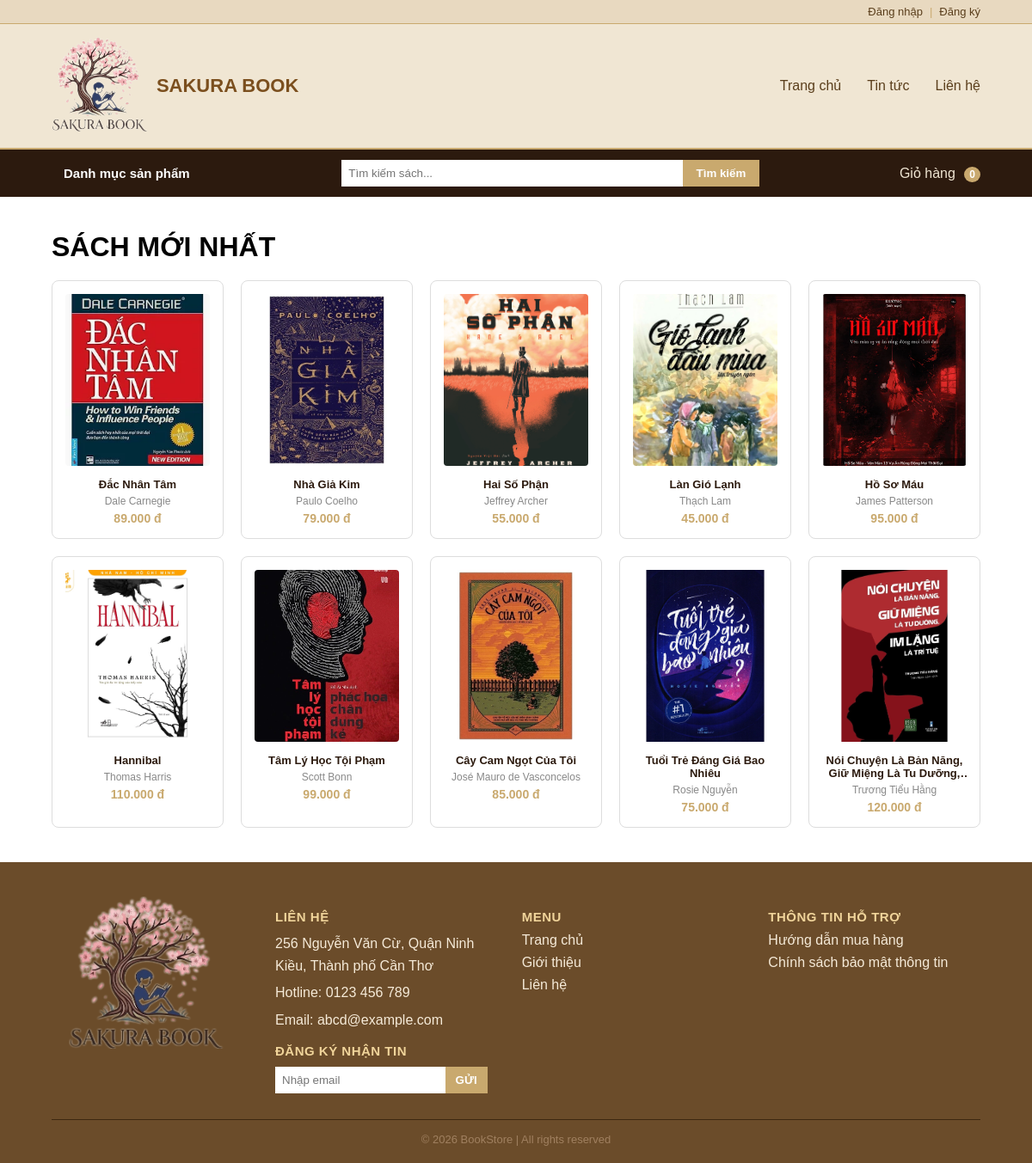
The page / on the database its author committed.
### tables this page shows
CREATE TABLE Books (
  BookID INT AUTO_INCREMENT PRIMARY KEY,
  Title VARCHAR(200),
  Author VARCHAR(100),
  Price DECIMAL(18,0),
  Stock INT DEFAULT 0,
  ImageURL VARCHAR(255) DEFAULT 'assets/images/default-book.jpg',
  Description VARCHAR(500),
  TheLoai VARCHAR(50)
);

### index.php (the view, shortened to what this page needs)
<?php
require_once 'Config.php';
?>
<!DOCTYPE html>
<html>
<head>
    <link rel="stylesheet" href="assets/css/style.css">
</head>
<body>
<?php include 'components/navbar.php'; ?>
<main class="main-content">
    <?php
    $theLoaiMap = [
        'tieu-thuyet'     => 'Tiểu Thuyết',
        'truyen-ngan'     => 'Truyện Ngắn',
        'co-dien'         => 'Văn Học Cổ Điển',
        'kinh-di'         => 'Kinh Dị',
        'tam-ly-toi-pham' => 'Tâm Lý Học Tội Phạm',
        'ky-nang-song'    => 'Kỹ Năng Sống',
        'but-bi'          => 'Bút Bi',
        'but-chi'         => 'Bút Chì',
        'but-da-quang'    => 'Bút Dạ Quang',
        'vo-o-ly'         => 'Vở Ô Li',
        'so-tay'          => 'Sổ Tay',
        'giay-note'       => 'Giấy Note',
    ];
    $theLoai    = $_GET['theloai'] ?? '';
    $tenHienThi = $theLoaiMap[$theLoai] ?? '';
    echo $tenHienThi
        ? "<h1>" . htmlspecialchars(strtoupper($tenHienThi)) . "</h1>"
        : "<h1>SÁCH MỚI NHẤT</h1>";
    ?>
    <div class="book-grid">
        <?php
        try {
            if (!empty($theLoai)) {
                $stmt = $conn->prepare("SELECT * FROM Books WHERE TheLoai = ?");
                $stmt->execute([$theLoai]);
            } else {
                $stmt = $conn->query("SELECT * FROM Books");
            }
            while ($row = $stmt->fetch(PDO::FETCH_ASSOC)) {
                $imgSrc = 'assets/images/' . ($row['ImageURL'] ?? 'book-default.jpg');
                echo "
                <div class='book-card'>
                    <img src='{$imgSrc}'
                         alt='" . htmlspecialchars($row['Title']) . "'
                         onerror=\"this.src='assets/images/book-default.jpg'\">
                    <h3>" . htmlspecialchars($row['Title']) . "</h3>
                    <p class='author'>" . htmlspecialchars($row['Author']) . "</p>
                    <p class='price'>" . number_format($row['Price'], 0, ',', '.') . " đ</p>
                    <a href='chitietsach.php?id={$row['BookID']}' class='book-overlay'>
                         Xem chi tiết sách
                    </a>
                </div>";
            }
        } catch (Exception $e) {
            echo "<p>Đang cập nhật dữ liệu sách...</p>";
        }
        ?>
    </div>
</main>
</body>
</html>

### components/navbar.php (shortened to what this page needs)
<nav class="navbar">
    <div class="topbar">
        <div class="topbar-right">
            <?php if (isset($_SESSION['user_name'])): ?>
                <span>Chào, <strong><?php echo htmlspecialchars($_SESSION['user_name']); ?></strong></span>
                <span>|</span>
                <a href="Logout.php">Đăng xuất</a>
            <?php else: ?>
                <a href="Dangnhap.php">Đăng nhập</a>
                <span>|</span>
                <a href="Dangky.php">Đăng ký</a>
            <?php endif; ?>
        </div>
    </div>
    <div class="nav-top">
        <div class="logo">
            <a href="index.php">
                <img src="./assets/images/logo.png" alt="logo">
            </a>
            <span>SAKURA BOOK</span>
        </div>
        <ul class="menu">
            <li><a href="index.php">Trang chủ</a></li>
            <li><a href="#">Tin tức</a></li>
            <li><a href="#">Liên hệ</a></li>
        </ul>
    </div>
    <div class="nav-bottom">
        <div class="category-wrapper">
            <div class="category" id="categoryBtn"> Danh mục sản phẩm</div>
        </div>
        <div class="search-box">
            <input type="text" placeholder="Tìm kiếm sách...">
            <button>Tìm kiếm</button>
        </div>
        <div class="cart"> Giỏ hàng <span class="cart-count">0</span></div>
    </div>
</nav>

### assets/css/style.css (style rules this page uses)
* { margin: 0; padding: 0; box-sizing: border-box; }
html, body { height: 100%; font-family: Arial, sans-serif; }
body { display: flex; flex-direction: column; }
.main-content { flex: 1; padding: 40px 60px; }
.footer { width: 100%; background: #6b4c2a; color: #f5ead8; padding: 40px 60px 20px; }
.footer-container { display: flex; justify-content: space-between; gap: 40px; flex-wrap: wrap; align-items: flex-start; }
.footer-section, .footer-col { flex: 1; min-width: 220px; }
.footer-logo { width: 180px; display: block; margin: 0 auto; }
.footer h4 { color: #f0d49a; margin: 15px 0 10px; font-size: 15px; letter-spacing: 0.5px; }
.footer p { margin: 6px 0; line-height: 1.6; color: #f5ead8; }
.footer ul { list-style: none; }
.footer ul li { margin-bottom: 8px; }
.footer ul li a { text-decoration: none; color: #f5ead8; transition: 0.3s; }
.footer-col:first-child { flex: 0 0 180px; }
.newsletter { margin-top: 10px; display: flex; }
.newsletter input { flex: 1; padding: 8px; border: none; outline: none; }
.newsletter button { background: #c9a96e; border: none; padding: 8px 12px; color: white; font-weight: 600; cursor: pointer; transition: 0.3s; }
.footer-bottom { text-align: center; border-top: 1px solid #3d2810; margin-top: 30px; padding-top: 15px; font-size: 13px; color: #a08060; }
.navbar { width: 100%; }
.topbar { width: 100%; background: #e8d9c0; padding: 6px 60px; font-size: 13px; border-bottom: 1px solid #c9a96e; }
.topbar-right { display: flex; justify-content: flex-end; gap: 8px; }
.topbar-right a { text-decoration: none; color: #5a3e1b; font-weight: 500; }
.topbar-right span { color: #c9a96e; }
.nav-top { display: flex; justify-content: space-between; align-items: center; padding: 15px 60px; background: #f0e6d3; border-bottom: 2px solid #c9a96e; }
.logo { display: flex; align-items: center; gap: 10px; }
.logo img { height: 110px; }
.logo span { font-size: 22px; font-weight: bold; color: #7b4f1e; }
.menu { display: flex; list-style: none; gap: 30px; }
.menu a { text-decoration: none; color: #5a3e1b; font-weight: 500; transition: color 0.2s; }
.nav-bottom { display: flex; justify-content: space-between; align-items: center; padding: 12px 60px; background: #2c1a0e; }
.category { color: #f0e6d3; font-weight: 600; cursor: pointer; transition: color 0.2s; }
.search-box { display: flex; width: 45%; }
.search-box input { flex: 1; padding: 8px; border: none; outline: none; }
.search-box button { padding: 8px 16px; border: none; background: #c9a96e; color: white; font-weight: 600; cursor: pointer; transition: 0.3s; }
.cart { color: #f0e6d3; font-weight: 500; position: relative; }
.cart-count { background: #c9a96e; color: white; font-size: 12px; padding: 2px 6px; border-radius: 50%; margin-left: 6px; font-weight: 700; }

### index.php (style rules this page uses)
.book-grid { display: grid; grid-template-columns: repeat(auto-fill, minmax(200px, 1fr)); gap: 20px; margin-top: 20px; }
.book-card { border: 1px solid #ddd; padding: 15px; text-align: center; border-radius: 8px; background: #fff; position: relative; overflow: hidden; transition: box-shadow 0.3s, transform 0.3s; }
.book-card img { width: 100%; height: 200px; object-fit: cover; border-radius: 4px; }
.book-card h3 { font-size: 13px; margin: 10px 0 5px; display: -webkit-box; -webkit-line-clamp: 2; -webkit-box-orient: vertical; overflow: hidden; color: #2c1a0e; }
.book-card .author { font-size: 12px; color: #888; margin-bottom: 5px; }
.book-card .price { color: #c9a96e; font-weight: bold; font-size: 14px; }

### components/navbar.php (style rules this page uses)
.category-wrapper { position: relative; }
.category { color: white; font-weight: 600; cursor: pointer; padding: 6px 14px; border-radius: 4px; transition: background 0.2s; user-select: none; font-size: 15px; }

### rows shown on the page
books: ImageURL (picture), Title "Đắc Nhân Tâm", Author "Dale Carnegie", Price "89.000"
books: ImageURL (picture), Title "Nhà Giả Kim", Author "Paulo Coelho", Price "79.000"
books: ImageURL (picture), Title "Hai Số Phận", Author "Jeffrey Archer", Price "55.000"
books: ImageURL (picture), Title "Làn Gió Lạnh", Author "Thạch Lam", Price "45.000"
books: ImageURL (picture), Title "Hồ Sơ Máu", Author "James Patterson", Price "95.000"
books: ImageURL (picture), Title "Hannibal", Author "Thomas Harris", Price "110.000"
books: ImageURL (picture), Title "Tâm Lý Học Tội Phạm", Author "Scott Bonn", Price "99.000"
books: ImageURL (picture), Title "Cây Cam Ngọt Của Tôi", Author "José Mauro de Vasconcelos", Price "85.000"
books: ImageURL (picture), Title "Tuổi Trẻ Đáng Giá Bao Nhiêu", Author "Rosie Nguyễn", Price "75.000"
books: ImageURL (picture), Title "Nói Chuyện Là Bản Năng, Giữ Miệng Là Tu…", Author "Trương Tiểu Hằng", Price "120.000"
